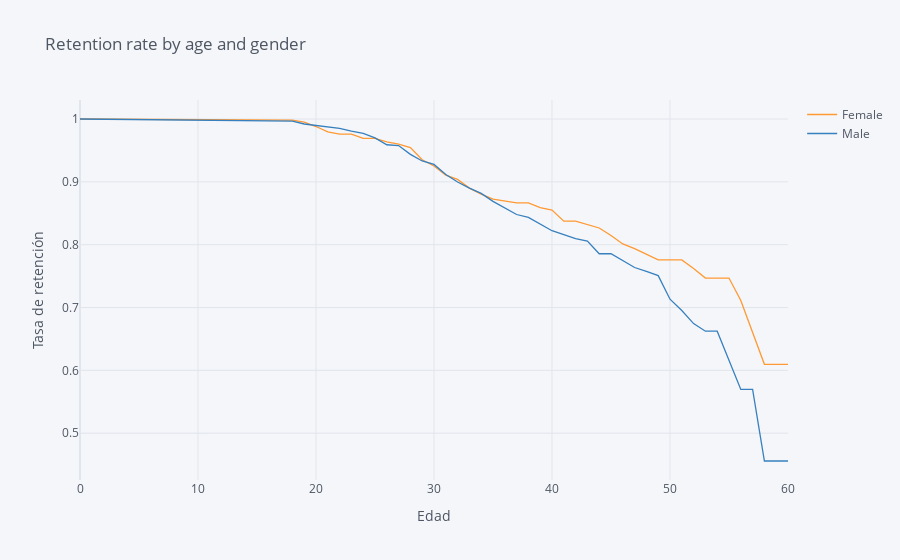

Notebook code for this chart:
### Code cell
employee_age.iplot(kind='line',xTitle='Edad',yTitle='Tasa de retención', 
                     title='Retention rate by age and gender')

### Figure 1 — Plotly figure (JSON) as saved in the notebook; plotly's stock layout.template omitted (floating-point values rounded to 4 significant figures)
{"data": [{"line": {"color": "rgba(255, 153, 51, 1.0)", "dash": "solid", "shape": "linear", "width": 1.3}, "mode": "lines", "name": "Female", "text": "", "type": "scatter", "x": [0, 18, 19, 20, 21, 22, 23, 24, 25, 26, 27, 28, 29, 30, 31, 32, 33, 34, 35, 36, 37, 38, 39, 40, 41, 42, 43, 44, 45, 46, 47, 48, 49, 50, 51, 52, 53, 54, 55, 56, 57, 58, 59, 60], "y": [1, 0.9983, 0.9949, 0.988, 0.9794, 0.976, 0.976, 0.969, 0.969, 0.9637, 0.9601, 0.9544, 0.9352, 0.9252, 0.9105, 0.904, 0.8901, 0.8804, 0.8725, 0.8696, 0.8665, 0.8665, 0.8591, 0.8551, 0.8374, 0.8374, 0.8322, 0.8266, 0.8146, 0.8011, 0.7936, 0.785, 0.7757, 0.7757, 0.7757, 0.7621, 0.7469, 0.7469, 0.7469, 0.7113, 0.6605, 0.6097, 0.6097, 0.6097]}, {"line": {"color": "rgba(55, 128, 191, 1.0)", "dash": "solid", "shape": "linear", "width": 1.3}, "mode": "lines", "name": "Male", "text": "", "type": "scatter", "x": [0, 18, 19, 20, 21, 22, 23, 24, 25, 26, 27, 28, 29, 30, 31, 32, 33, 34, 35, 36, 37, 38, 39, 40, 41, 42, 43, 44, 45, 46, 47, 48, 49, 50, 51, 52, 53, 54, 55, 56, 57, 58, 59, 60], "y": [1, 0.9966, 0.9921, 0.9898, 0.9886, 0.9852, 0.9806, 0.977, 0.9699, 0.959, 0.9578, 0.9438, 0.9332, 0.9277, 0.9118, 0.8997, 0.8901, 0.8817, 0.8689, 0.8589, 0.848, 0.8433, 0.8331, 0.8222, 0.8162, 0.8096, 0.8058, 0.7856, 0.7856, 0.7752, 0.7637, 0.7575, 0.7508, 0.7132, 0.6952, 0.6744, 0.6624, 0.6624, 0.6172, 0.5697, 0.5697, 0.4558, 0.4558, 0.4558]}], "layout": {"legend": {"bgcolor": "#F5F6F9", "font": {"color": "#4D5663"}}, "paper_bgcolor": "#F5F6F9", "plot_bgcolor": "#F5F6F9", "title": {"font": {"color": "#4D5663"}, "text": "Retention rate by age and gender"}, "xaxis": {"gridcolor": "#E1E5ED", "showgrid": true, "tickfont": {"color": "#4D5663"}, "title": {"font": {"color": "#4D5663"}, "text": "Edad"}, "zerolinecolor": "#E1E5ED"}, "yaxis": {"gridcolor": "#E1E5ED", "showgrid": true, "tickfont": {"color": "#4D5663"}, "title": {"font": {"color": "#4D5663"}, "text": "Tasa de retención"}, "zerolinecolor": "#E1E5ED"}}}
